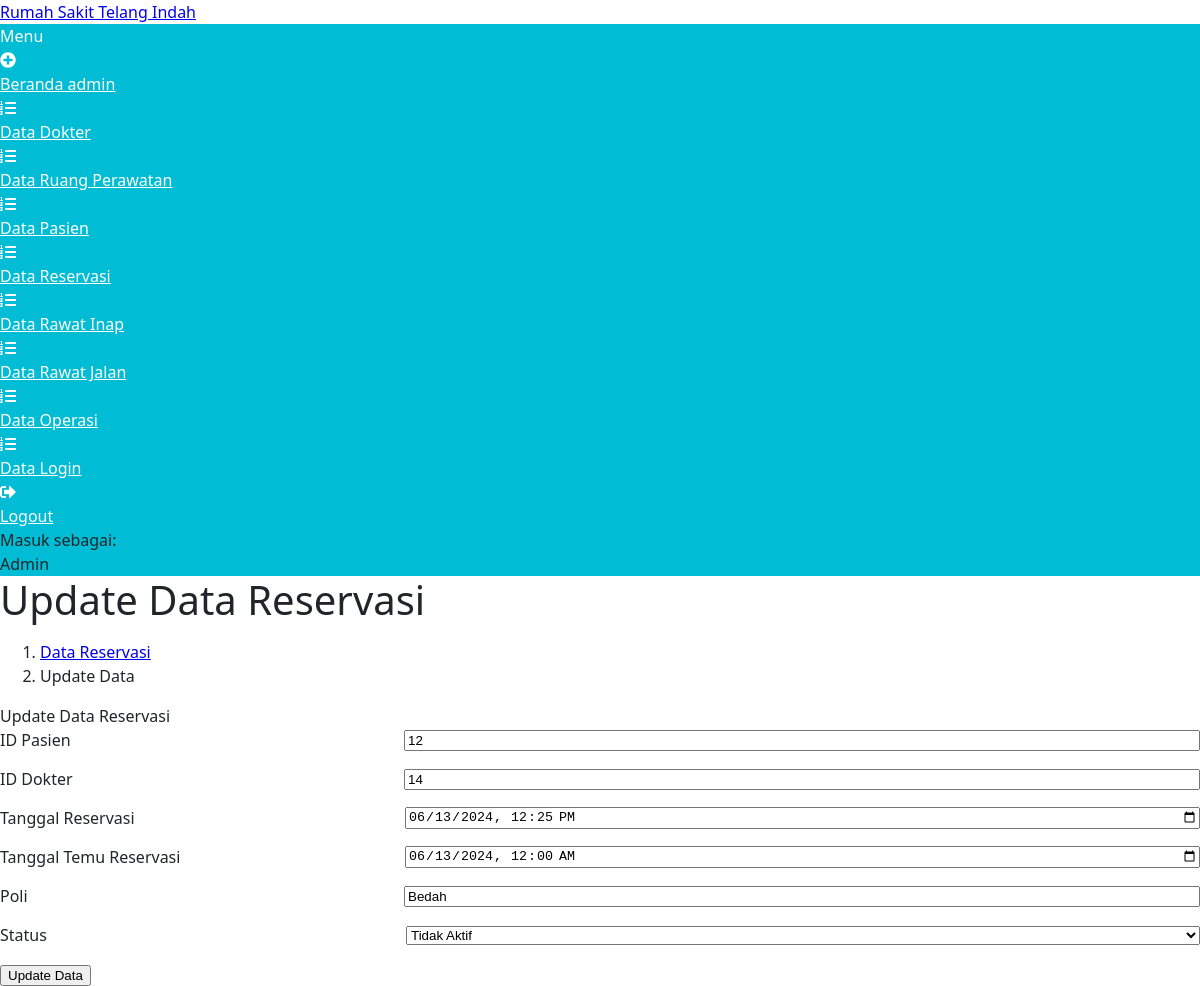
Screenshot of /updatereservasi.php?op=edit&id=15 (signed in) with the database file from the repository.
### tables this page shows
CREATE TABLE `reservasi` (
  `id_reservasi` int(11) NOT NULL,
  `id_pasien` int(11) NOT NULL,
  `id_dokter` int(11) NOT NULL,
  `tanggal_reservasi` datetime NOT NULL,
  `tanggal_temu_reservasi` datetime NOT NULL,
  `poli` varchar(20) NOT NULL,
  `status` enum('Aktif','Tidak Aktif') NOT NULL
);

### updatereservasi.php (the view, shortened to what this page needs)
<?php
require 'function.php';
if (isset($_GET['op']) && $_GET['op'] == 'edit' && isset($_GET['id'])) {
    $id = $_GET['id'];
    $sql = "SELECT * FROM reservasi WHERE id_reservasi = ?";
    $stmt = mysqli_prepare($koneksi, $sql);
    mysqli_stmt_bind_param($stmt, 'i', $id);
    mysqli_stmt_execute($stmt);
    $result = mysqli_stmt_get_result($stmt);
    if ($result) {
        $row = mysqli_fetch_assoc($result);
    } else {
        die('Gagal mengeksekusi query: ' . mysqli_error($koneksi));
    }
} else {
    die('Akses tidak sah.');
}
?>
<!DOCTYPE html>
<html lang="en">
<head>
    <link href="https://cdn.jsdelivr.net/npm/simple-datatables@latest/dist/style.css" rel="stylesheet" />
    <link href="css/styles.css" rel="stylesheet" />
</head>
<body class="sb-nav-fixed">
<nav class="sb-topnav navbar navbar-expand navbar-dark bg-primary">
        <a class="navbar-brand ps-3" href="user.php">Rumah Sakit Telang Indah</a>
    </nav>
    <div id="layoutSidenav">
        <div id="layoutSidenav_nav">
            <nav class="sb-sidenav accordion sb-sidenav-dark bg-cyan" id="sidenavAccordion">
                <div class="sb-sidenav-menu">
                    <div class="nav">
                        <div class="sb-sidenav-menu-heading">Menu</div>
                        <a class="nav-link" href="admin.php">
                            <div class="sb-nav-link-icon"><i class="fas fa-plus-circle"></i></div>
                            Beranda admin
                        </a>
                        <a class="nav-link" href="tabeldokter.php">
                            <div class="sb-nav-link-icon"><i class="fas fa-list-ol"></i></div>
                            Data Dokter
                        </a>
                        <a class="nav-link" href="tabelruangperawatan.php">
                            <div class="sb-nav-link-icon"><i class="fas fa-list-ol"></i></div>
                            Data Ruang Perawatan
                        </a>
                        <a class="nav-link" href="tabelpasien.php">
                            <div class="sb-nav-link-icon"><i class="fas fa-list-ol"></i></div>
                            Data Pasien
                        </a>
                        <a class="nav-link" href="tabelreservasi.php">
                            <div class="sb-nav-link-icon"><i class="fas fa-list-ol"></i></div>
                            Data Reservasi
                        </a>
                        <a class="nav-link" href="tabelrawatinap.php">
                            <div class="sb-nav-link-icon"><i class="fas fa-list-ol"></i></div>
                            Data Rawat Inap
                        </a>
                        <a class="nav-link" href="tabelrawatjalan.php">
                            <div class="sb-nav-link-icon"><i class="fas fa-list-ol"></i></div>
                            Data Rawat Jalan
                        </a>
                        <a class="nav-link" href="tabeloperasi.php">
                            <div class="sb-nav-link-icon"><i class="fas fa-list-ol"></i></div>
                            Data Operasi
                        </a>
                        <a class="nav-link" href="tabellogin.php">
                            <div class="sb-nav-link-icon"><i class="fas fa-list-ol"></i></div>
                            Data Login
                        </a>
                        <a class="nav-link" href="logout.php">
                            <div class="sb-nav-link-icon"><i class="fas fa-sign-out-alt"></i></div>
                            Logout
                        </a>
                    </div>
                </div>
                <div class="sb-sidenav-footer">
                    <div class="small">Masuk sebagai:</div>
                    Admin
                </div>
            </nav>
        </div>
        <div id="layoutSidenav_content">
            <main>
                <div class="container-fluid px-4">
                    <h1 class="mt-4">Update Data Reservasi</h1>
                    <ol class="breadcrumb mb-4">
                        <li class="breadcrumb-item"><a href="tabelreservasi.php">Data Reservasi</a></li>
                        <li class="breadcrumb-item active">Update Data</li>
                    </ol>
                    <div class="mx-auto">
                        <div class="card mb-4">
                            <div class="card-header">
                                Update Data Reservasi
                            </div>
                            <div class="card-body">
                                <form method="POST">
                                    <div class="form-group">
                                        <label for="id_pasien" class="form-label">ID Pasien</label>
                                        <input type="text" class="form-control" id="id_pasien" name="id_pasien"
                                            value="<?php echo isset($row['id_pasien']) ? $row['id_pasien'] : '' ?>"
                                            readonly>
                                    </div>
                                    <div class="form-group">
                                        <label for="id_dokter" class="form-label">ID Dokter</label>
                                        <input type="text" class="form-control" id="id_dokter" name="id_dokter"
                                            value="<?php echo isset($row['id_dokter']) ? $row['id_dokter'] : '' ?>"
                                            required>
                                    </div>
                                    <div class="form-group">
                                        <label for="tanggal_reservasi" class="form-label">Tanggal Reservasi</label>
                                        <input type="datetime-local" class="form-control" id="tanggal_reservasi" name="tanggal_reservasi"
                                            value="<?php echo isset($row['tanggal_reservasi']) ? date('Y-m-d\TH:i', strtotime($row['tanggal_reservasi'])) : '' ?>"
                                            required>
                                    </div>
                                    <div class="form-group">
                                        <label for="tanggal_temu_reservasi" class="form-label">Tanggal Temu Reservasi</label>
                                        <input type="datetime-local" class="form-control" id="tanggal_temu_reservasi" name="tanggal_temu_reservasi"
                                            value="<?php echo isset($row['tanggal_temu_reservasi']) ? date('Y-m-d\TH:i', strtotime($row['tanggal_temu_reservasi'])) : '' ?>"
                                            required>
                                    </div>
                                    <div class="form-group">
                                        <label for="poli" class="form-label">Poli</label>
                                        <input type="text" class="form-control" id="poli" name="poli"
                                            value="<?php echo isset($row['poli']) ? $row['poli'] : '' ?>" required>
                                    </div>
                                    <div class="form-group">
                                        <label for="status" class="form-label">Status</label>
                                        <select class="form-select" id="status" name="status" required>
                                            <option value="Tidak Aktif" <?php echo isset($row['status']) && $row['status'] === 'Tidak Aktif' ? 'selected' : '' ?>>Tidak Aktif</option>
                                        </select>
                                    </div>
                                    <button type="submit" class="btn btn-primary">Update Data</button>
                                </form>
                            </div>
                        </div>
                    </div>
                </div>
            </main>
        </div>
    </div>
</body>
</html>

### css/styles.css (style rules this page uses)
:root { --bs-blue: #0d6efd; --bs-indigo: #6610f2; --bs-purple: #6f42c1; --bs-pink: #d63384; --bs-red: #dc3545; --bs-orange: #fd7e14; --bs-yellow: #ffc107; --bs-green: #198754; --bs-teal: #20c997; --bs-cyan: #0dcaf0; --bs-white: #fff; --bs-gray: #6c757d; --bs-gray-dark: #343a40; --bs-primary: #0d6efd; --bs-secondary: #6c757d; --bs-success: #198754; --bs-info: #0dcaf0; --bs-warning: #ffc107; --bs-danger: #dc3545; --bs-light: #f8f9fa; --bs-dark: #212529; --bs-font-sans-serif: system-ui, -apple-system, "Segoe UI", Roboto, "Helvetica Neue", Arial, "Noto Sans", "Liberation Sans", sans-serif, "Apple Color Emoji", "Segoe UI Emoji", "Segoe UI Symbol", "Noto Color Emoji"; --bs-font-monospace: SFMono-Regular, Menlo, Monaco, Consolas, "Liberation Mono", "Courier New", monospace; --bs-gradient: linear-gradient(180deg, rgba(255, 255, 255, 0.15), rgba(255, 255, 255, 0)); }
*, *::before, *::after { box-sizing: border-box; }
@media (prefers-reduced-motion: no-preference) { :root { scroll-behavior: smooth; } }
body { margin: 0; font-family: var(--bs-font-sans-serif); font-size: 1rem; font-weight: 400; line-height: 1.5; color: #212529; background-color: #fff; -webkit-text-size-adjust: 100%; -webkit-tap-highlight-color: rgba(0, 0, 0, 0); }
h6, .h6, h5, .h5, h4, .h4, h3, .h3, h2, .h2, h1, .h1 { margin-top: 0; margin-bottom: 0.5rem; font-weight: 500; line-height: 1.2; }
h1, .h1 { font-size: calc(1.375rem + 1.5vw); }
@media (min-width: 1200px) { h1, .h1 { font-size: 2.5rem; } }
body, html { height: 100%; }
#layoutSidenav { display: flex; min-height: 100vh; flex-direction: column; }
#layoutSidenav_content { flex: 1; display: flex; flex-direction: column; }
main { flex: 1; }
.bg-cyan { background-color: #00bcd4 !important; }
.sb-sidenav-menu .nav .sb-sidenav-menu-heading, .sb-sidenav-menu .nav .nav-link { color: white !important; }

### updatereservasi.php (style rules this page uses)
.form-group { display: flex; align-items: center; margin-bottom: 15px; }
.form-group label { flex: 1; margin-right: 10px; min-width: 150px; }
.form-group input, .form-group select, .form-group textarea { flex: 2; }

### rows the page displays
reservasi: id_pasien "12", id_dokter "14", tanggal_reservasi "06/13/2024 12:25", tanggal_temu_reservasi "06/13/2024 00:00", poli "Bedah", status "Tidak Aktif"
